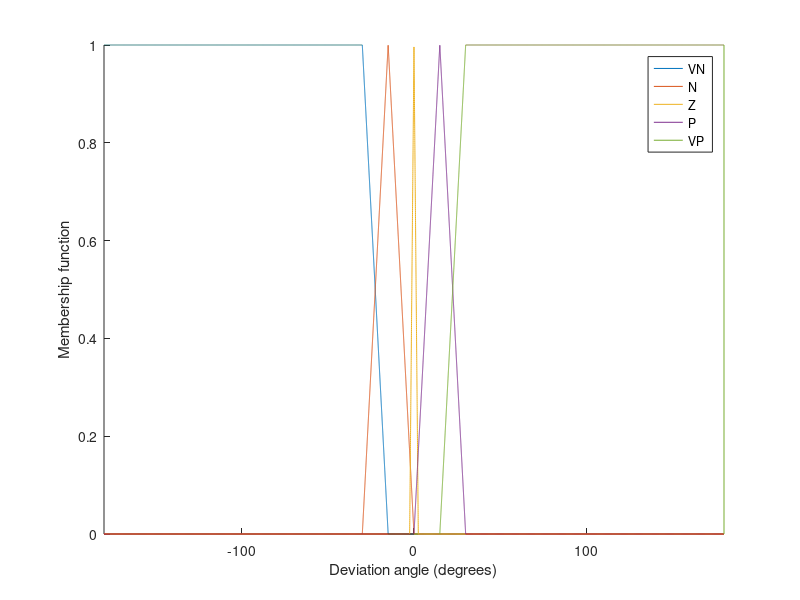
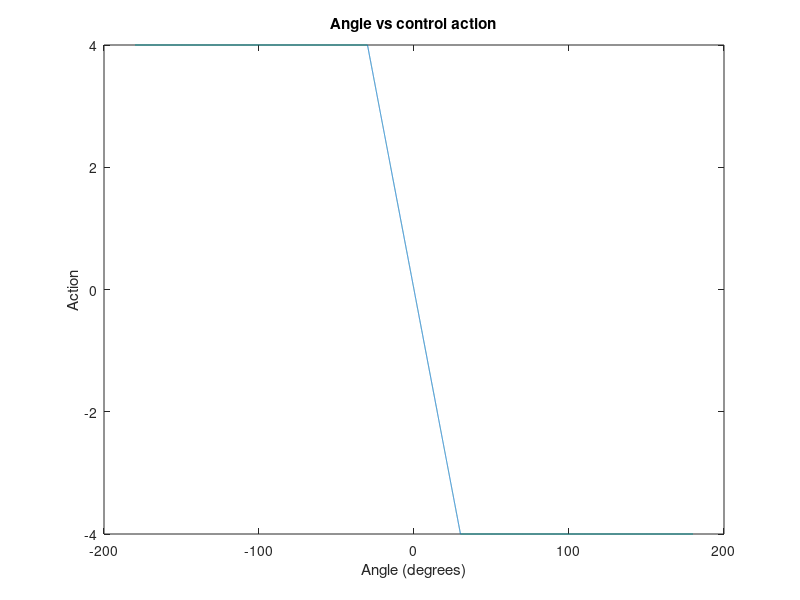

Write MATLAB code to recreate these figures, in order.
% fuzzification
da      = 0.01;
angles  = -180:da:180;

w1  = 5;
w2  = 30;
w   = 30;

z       = zeros(length(angles),1);
p       = zeros(length(angles),1);
n       = zeros(length(angles),1);
vp      = zeros(length(angles),1);
vn      = zeros(length(angles),1);

% Zero class membership function
a1     = (180-w1/2)/da:180/da;
z(a1)  = (1:length(a1))/length(a1);
a2     = 180/da:(180+w1/2)/da;
z(a2)  = 1-(1:length(a2))/length(a2);

% Positive class membership function
a1     = (180)/da:(180+w2/2)/da;
p(a1)  = (1:length(a1))/length(a1);
a2     = (180+w2/2)/da:(180+w2)/da;
p(a2)  = 1-(1:length(a2))/length(a2);

% Negative class membership function
a1     = (180-w2)/da:(180-w2/2)/da;
n(a1)  = (1:length(a1))/length(a1);
a2     = (180-w2/2)/da:(180)/da;
n(a2)  = 1-(1:length(a2))/length(a2);

% Very Negative class membership function
a1     = 1:(180-w)/da;
vn(a1)  = ones(length(a1),1);
a2     = (180-w)/da:(180-w/2)/da;
vn(a2)  = 1-(1:length(a2))/length(a2);

% Very Positivs class membership function
a1     = (180+w)/da:360/da;
vp(a1)  = ones(length(a1),1);
a2     = (180+w/2)/da:(180+w)/da;
vp(a2)  = (1:length(a2))/length(a2);

figure;
hold on;
plot(angles,vn);
plot(angles,n);
plot(angles,z);
plot(angles,p);
plot(angles,vp);
xlabel("Deviation angle (degrees)");
ylabel("Membership function");
xlim([-180 180]);
ylim([0 1]);
legend("VN","N","Z","P","VP");

% Control rules:
y_sys = [4 2 0 -2 -4]';

% Defuzzification factor:
Kdefuz  = 0.09;

mu_vn = vn(round((180+angles)/da)+1);
mu_n  =  n(round((180+angles)/da)+1);
mu_z  =  z(round((180+angles)/da)+1);
mu_p  =  p(round((180+angles)/da)+1);
mu_vp = vp(round((180+angles)/da)+1);

mu_sys = [mu_vn mu_n mu_z mu_p mu_vp];
output = mu_sys * y_sys;

figure;
plot(angles(1:end-1),output(1:end-1))
xlabel("Angle (degrees)");
ylabel("Action");
title("Angle vs control action");